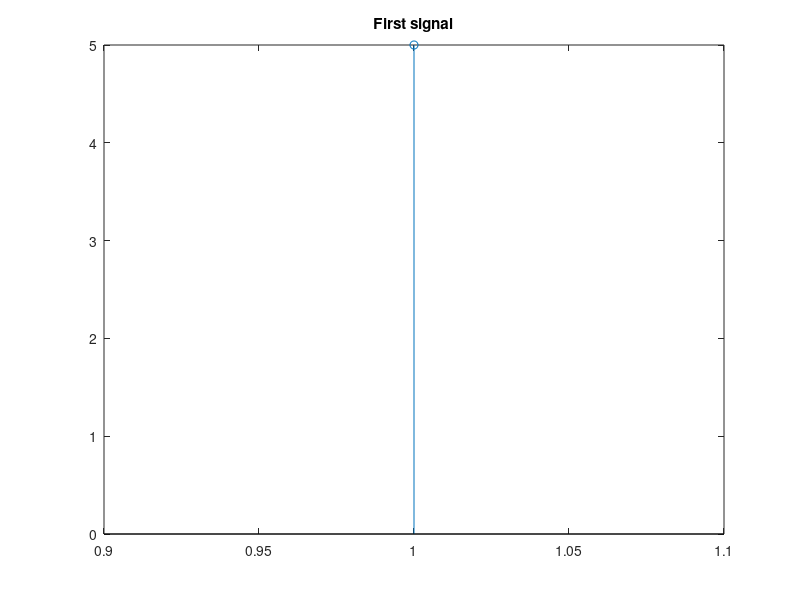
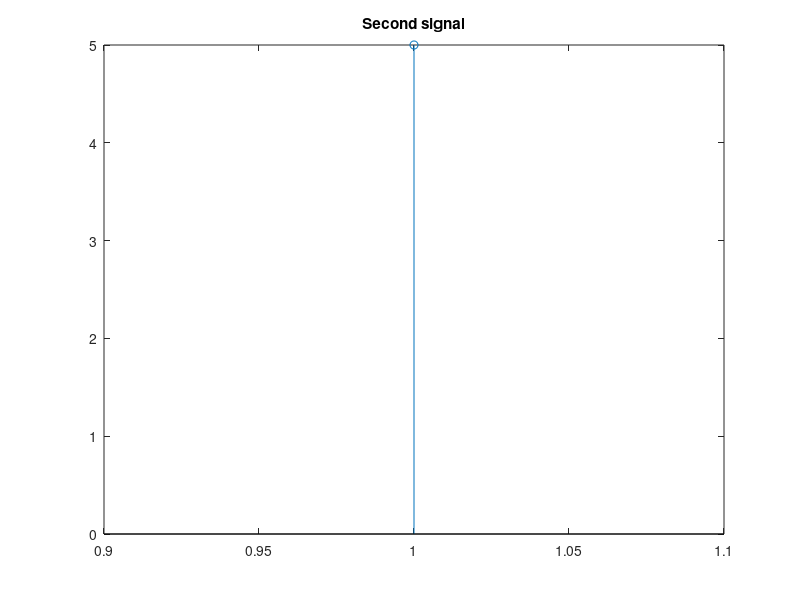
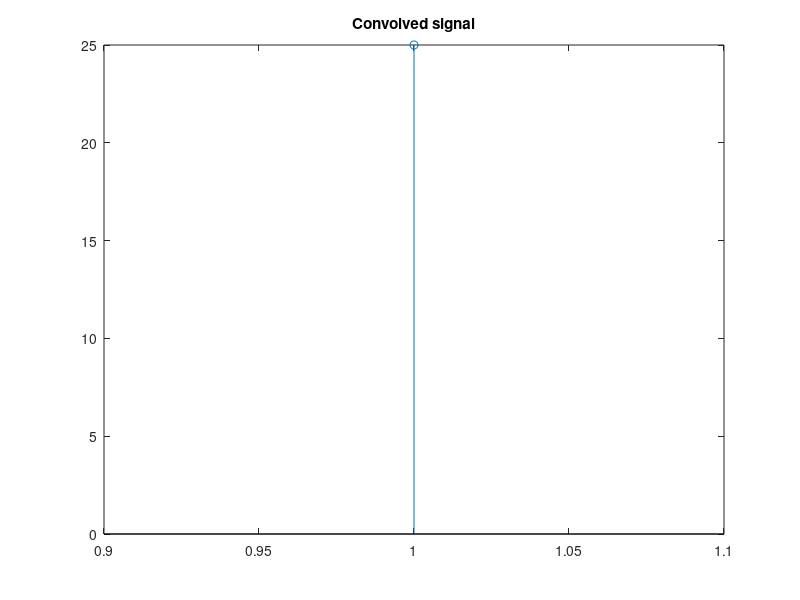

The MATLAB script that drew these images, in order:
prompt1 = 'Enter First signal';
x = input(prompt1);
prompt2 = 'Enter Second Signal ';
h = input(prompt2);
y=conv(x,h,'full');
disp(y);

plot(x); stem(x);title('First signal');
figure;plot(h); stem(h);title('Second signal');
figure;plot(y); stem(y);title('Convolved signal');

